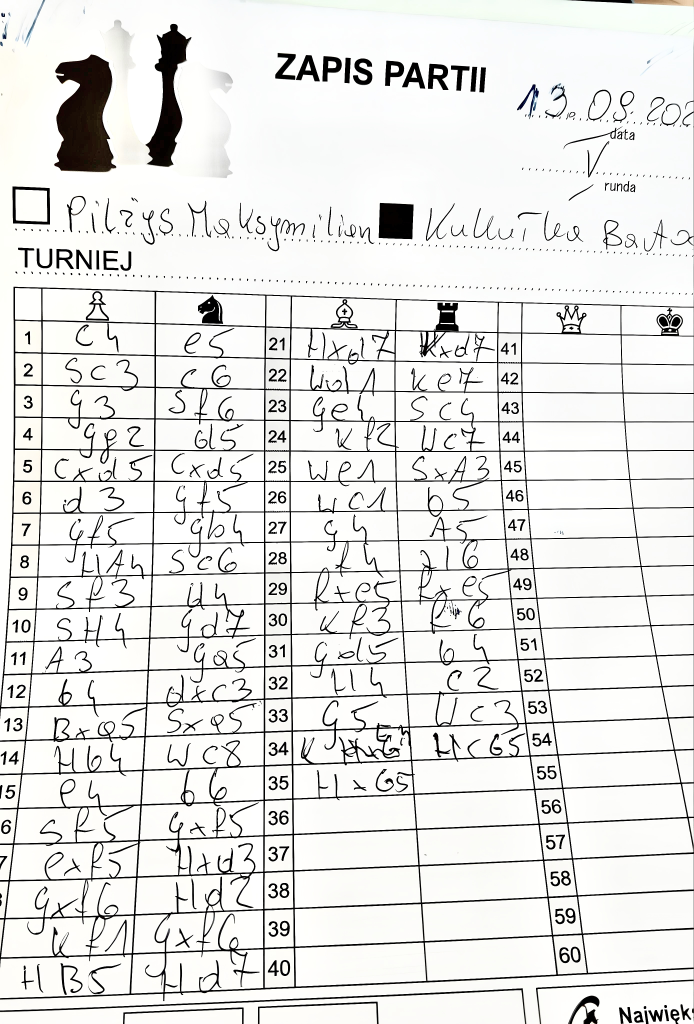
#> input picture tests/fixtures/ocr/sample_polish_handwritten_01.jpg, 2776 x 4094 px (shown at 1/4 size)
$ python -i preprocess.py   (imports and definitions only)
#> lines starting #> are read from the running program, lines starting #| are printed output that depends on the picture; after the words box and inside, x2 and y2 are one past the last pixel; in counts of white or black regions, pixels touching at a corner belong together
#> further down, picture is the input picture: PIL image 2776x4094 RGB; mean R, G, B 228.9, 228.9, 227.1
"""Image preprocessing for OCR.

The M3 multimodal model handles raw images well, but a few preprocessing
steps materially improve accuracy on handwritten Polish score sheets:
    - HEIC → RGB decode (pillow-heif)
    - Resize so the longest side is ≤ MAX_DIMENSION_px (default 2048) —
      M3 enforces a 10 MB upload cap and iPhone HEIC scans are routinely
      2-5 MB; without resize, the encoded PNG/quality JPEG blows past.
    - Light JPEG re-encoding (quality 90) for any input > 5 MB so we stay
      under M3's limit with comfortable headroom.

Heavy preprocessing (Otsu, morphological ops) was tested and DECREASED
M3 accuracy on handwritten sheets because it removed pencil-stroke
gradients that M3 uses for character disambiguation.

Opt-in enhancements (disabled by default, behind `rotation_strategy=`,
`contrast_strategy=`, `denoise_strategy=` parameters):
    - Multi-orientation: when a photo was taken with the camera held
      landscape + EXIF stripped, M3 reads sideways text and returns
      garbage. Detect the sheet rotation and (optionally) send M3 up to
      three orientation variants so its verifier picks the upright one.
    - CLAHE contrast: tile-based adaptive histogram equalisation.
      Preserves pen-stroke gradients (just stretches contrast locally)
      — should be safe for M3; on by opt-in only because the only test
      is "what does M3 actually do", and that varies.
    - Bilateral denoise: edge-preserving smoothing for noisy phone
      photos. Operates after CLAHE in the pipeline.
"""

from __future__ import annotations

import io
import math
from typing import Final, Literal

import numpy as np
from PIL import Image, ImageFilter, ImageOps


# Target longest-side pixel dimension after resize. 2048 preserves fine
# handwriting detail while keeping the encoded payload under M3's
# 10 MB upload cap (2048² RGBA ≈ 16 MB raw, JPEG q=90 ≈ 1-2 MB).
MAX_DIMENSION_PX: Final[int] = 2048

# JPEG quality for re-encoding when the image exceeds this size.
JPEG_QUALITY_THRESHOLD_BYTES: Final[int] = 5 * 1024 * 1024
JPEG_QUALITY: Final[int] = 90


# Public strategy type aliases.
RotationStrategy = Literal["off", "auto", "three"]
ContrastStrategy = Literal["off", "clahe"]
DenoiseStrategy = Literal["off", "bilateral"]


# Magic bytes for image format detection (kept here so callers don't need
# a separate import).
_MAGIC_BYTES_HEIC: tuple[bytes, ...] = (b"heic", b"heix", b"heim", b"heis", b"mif1")
_MAGIC_BYTES_JPEG: tuple[bytes, ...] = (b"\xff\xd8\xff",)
_MAGIC_BYTES_PNG: tuple[bytes, ...] = (b"\x89PNG\r\n\x1a\n",)
_MAGIC_BYTES_WEBP: tuple[bytes, ...] = (b"RIFF",)
_MAGIC_BYTES_GIF: tuple[bytes, ...] = (b"GIF87a", b"GIF89a")


# Detection tuning constants (used by _detect_best_orientation).
_TARGET_ASPECT: Final[float] = 1.4142  # A4 portrait
_ASPECT_TOL: Final[float] = 0.30
_BLUR_RADIUS: Final[int] = 3
_MIN_QUAD_AREA_FRAC: Final[float] = 0.06


# CLAHE defaults.
_CLAHE_TILE: Final[int] = 64
_CLAHE_CLIP_LIMIT: Final[float] = 2.0

# Bilateral defaults (applied at half-resolution for speed).
_BILATERAL_SIGMA_SPATIAL: Final[float] = 1.4
_BILATERAL_SIGMA_RANGE: Final[float] = 22.0


# -----------------------------------------------------------------------------
# Format detection (public)
# -----------------------------------------------------------------------------


# [136 lines left out: functions detect_image_format, decode_image_to_rgb, _pil_to_png_bytes, _decode_to_rgb_pil, _downscale_to_cap, _apply_optional_enhancements, not called in this run]


# -----------------------------------------------------------------------------
# Rotation detection (private — port from enhanced-png)
# -----------------------------------------------------------------------------


def _otsu_threshold(arr_u8: np.ndarray) -> int:
    """Otsu threshold (0..255) splitting darker from lighter pixels."""
    hist = np.bincount(arr_u8.ravel(), minlength=256).astype(np.float64)
    total = float(hist.sum())
    if total <= 0:
        return 127
    sum_total = float(np.dot(np.arange(256, dtype=np.float64), hist))
    w_b, sum_b, best_var, threshold = 0.0, 0.0, -1.0, 127
    for t in range(256):
        w_b += hist[t]
        if w_b == 0:
            continue
        w_f = total - w_b
        if w_f == 0:
            break
        sum_b += t * hist[t]
        mean_b = sum_b / w_b
        mean_f = (sum_total - sum_b) / w_f
        between = w_b * w_f * (mean_b - mean_f) ** 2
        if between > best_var:
            best_var = between
            threshold = t
    return int(threshold)


def _score_blob_aspect_fill(
    arr_u8: np.ndarray,
    bbox: tuple[int, int, int, int],
    image_area: float,
) -> float:
    """Combined aspect + fill + ink-density score for a candidate blob.

    The chess scoresheet is the load-bearing signal: A4 aspect AND dense
    ink (handwriting + grid lines, ~10 % of pixel area). Empty paper,
    wood tables and carpet get low ink scores and lose to a real sheet.
    """
    x0, y0, x1, y1 = bbox
    bw, bh = x1 - x0, y1 - y0
    if bw <= 0 or bh <= 0:
        return -1.0
    aspect = max(bw, bh) / min(bw, bh)
    aspect_err = abs(aspect - _TARGET_ASPECT) / _TARGET_ASPECT
    if aspect_err > _ASPECT_TOL:
        return -1.0
    area = bw * bh
    if area < image_area * _MIN_QUAD_AREA_FRAC:
        return -1.0
    h_img, w_img = arr_u8.shape
    crop = arr_u8[max(0, y0) : min(h_img, y1), max(0, x0) : min(w_img, x1)]
    if crop.size == 0:
        return -1.0
    ink = float((crop < 110).mean())
    # Sweet spot: 0.12 is typical for a scoresheet; fall off linearly to 0
    # within 0.25 either way. Off-target ink is the most useful single
    # signal that this blob ISN'T a scoresheet.
    ink_score = max(0.0, 1.0 - min(1.0, abs(ink - 0.12) / 0.25))
    aspect_score = 1.0 - aspect_err
    return aspect_score * (0.4 + 0.6 * ink_score)


def _detect_best_rotation(img: Image.Image) -> int:
    """Pick 0 / 90 / -90 degrees so the scoresheet appears upright.

    Brute-force small: downscale the image, threshold via Otsu, label
    the white components, score each by A4-aspect + ink-density, return
    the rotation whose best blob has the highest score. Falls back to 0
    when no orientation yields a candidate (low-contrast photo).
    """
    from scipy.ndimage import label as cc_label  # local import: heavy dep

    img_small = img
    if max(img.size) > 1200:
        scale = 1200 / max(img.size)
#> scale = 0.293
        img_small = img.resize(
            (max(1, int(img.size[0] * scale)), max(1, int(img.size[1] * scale))),
            Image.Resampling.LANCZOS,
        )
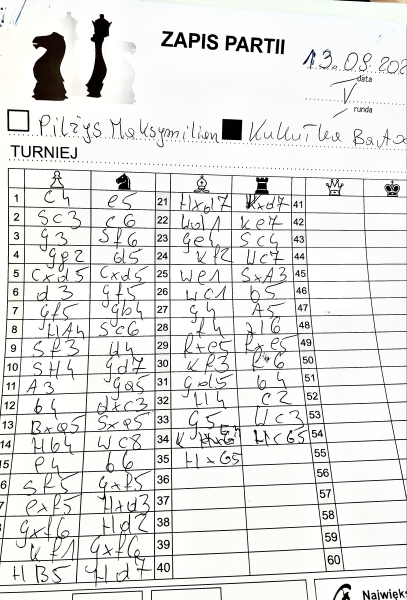
#> img_small: PIL image 813x1200 RGB (shown at 1/2 size); mean R, G, B 228.4, 228.4, 226.7

    rotations = (0, 90, -90)
    best_score = -1.0
    best_rot = 0
    image_area = float(img_small.size[1] * img_small.size[0])
#> image_area = 975600
    for rot in rotations:
        rotated = _rotate_image(img_small, rot)
        gray_u8 = np.asarray(rotated.convert("L"), dtype=np.uint8)
        blurred = np.asarray(
            Image.fromarray(gray_u8).filter(ImageFilter.GaussianBlur(_BLUR_RADIUS)),
            dtype=np.uint8,
        )
        thr = _otsu_threshold(blurred)
        white = blurred >= thr
        if int(white.sum()) < image_area * _MIN_QUAD_AREA_FRAC:
            continue
        structure = np.ones((3, 3), dtype=np.uint8)
        # scipy.ndimage.label's pyright stubs disagree with runtime on the
        # structure type; cast to Any to keep the static checker quiet.
        lab, n_labels = cc_label(white, structure=structure)  # pyright: ignore[reportGeneralTypeIssues]
        if n_labels == 0:
            continue
        counts = np.bincount(lab.ravel().astype(np.int64))
        counts[0] = 0
        if counts.size == 0 or counts.max() == 0:
            continue
        for label in np.argsort(-counts)[:5]:
            label = int(label)
            if label == 0:
                continue
            ys, xs = np.where(lab == label)
            if ys.size < 50:
                continue
            x0, x1 = int(xs.min()), int(xs.max()) + 1
            y0, y1 = int(ys.min()), int(ys.max()) + 1
            s = _score_blob_aspect_fill(blurred, (x0, y0, x1, y1), image_area)  # pyright: ignore[reportArgumentType]
            if s > best_score:
                best_score = s
                best_rot = rot
#> this loop made 3 passes
#> (sum_total in _otsu_threshold, n_labels) on passes 1 to 3: (222678757, 299), (222679688, 302), (222679688, 302)
#> pass 1, in _detect_best_rotation, `blurred = np.asarray( Image.fromarray(gray_u8).filter(ImageFilter.Gaus..`:
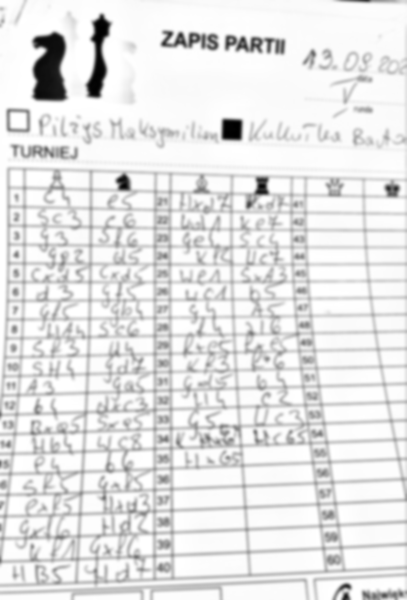
#> blurred: shape (1200, 813) (shown at 1/2 size); min 0, max 255, mean 228.2
#> pass 1, in _detect_best_rotation, `white = blurred >= thr`:
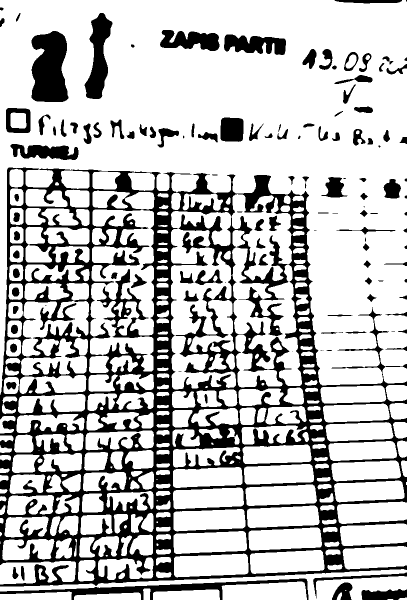
#> white: shape (1200, 813) bool (shown at 1/2 size); 75% white; 127 black regions (21 under 20 px), largest, box (x1, y1, x2, y2) and area: (0, 335, 813, 1173) 186771, (63, 62, 137, 204) 8441, (0, 1157, 617, 1200) 6116
#> pass 1, in _detect_best_rotation, `lab, n_labels = cc_label(white, structure=structure)`:
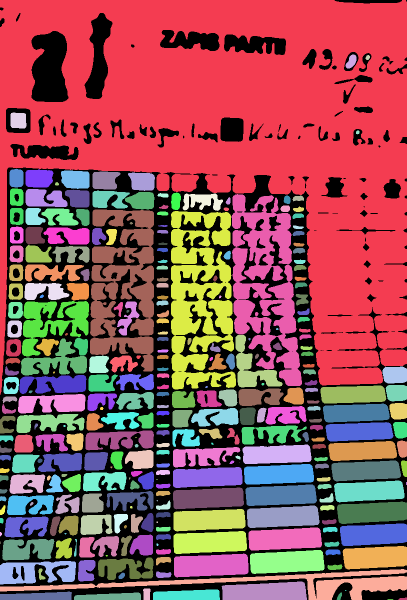
#> lab: shape (1200, 813) int32 (shown at 1/2 size); 300 distinct labels, from 0 to 299; one colour per label, 0 black
#> after the loop:
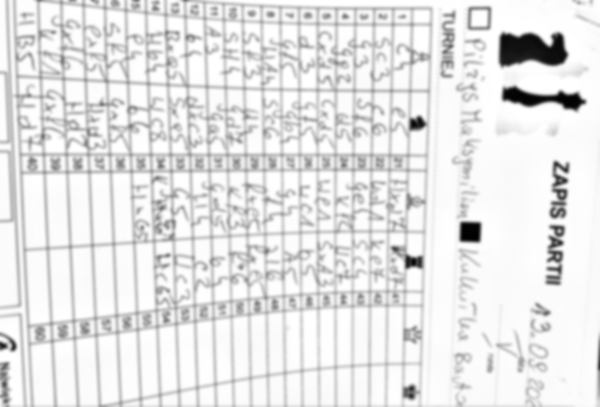
#> blurred: shape (813, 1200) (shown at 1/2 size); min 0, max 255, mean 228.2
#> after the loop:
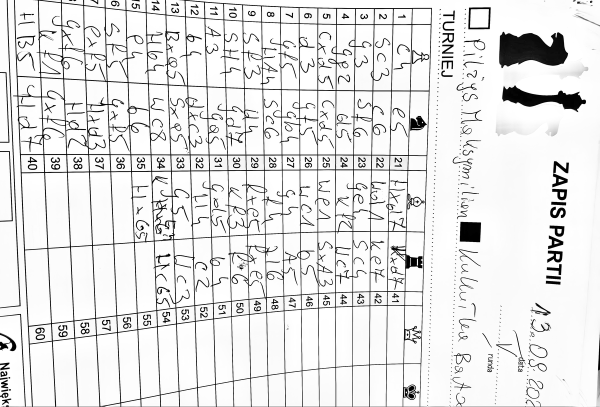
#> gray_u8: shape (813, 1200) (shown at 1/2 size); min 0, max 255, mean 228.3
#> after the loop:
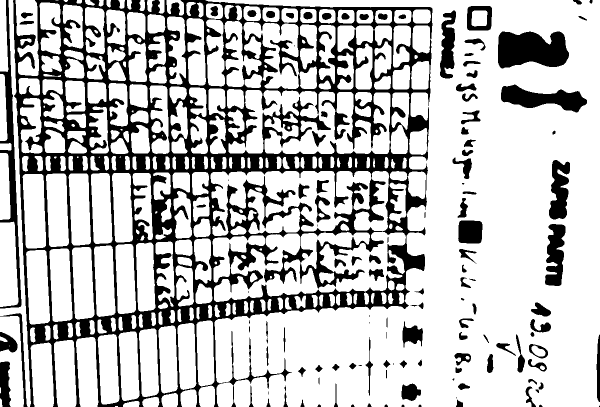
#> white: shape (813, 1200) bool (shown at 1/2 size); 75% white; 128 black regions (18 under 20 px), largest, box (x1, y1, x2, y2) and area: (26, 0, 865, 813) 186755, (996, 63, 1138, 137) 8445, (0, 0, 43, 617) 6115
#> after the loop, best_rot = 90; best_score = 0.562
    return best_rot


def _rotate_image(img: Image.Image, deg: int) -> Image.Image:
    """Rotate by ``deg`` (CCW) using PIL transpose when 90° multiple (faster), else .rotate()."""
    if deg % 360 == 0:
        return img
    # PIL < 10 used Image.ROTATE_90/ROTATE_270; PIL >= 10 uses Image.Transpose.ROTATE_90.
    transp = getattr(Image, "Transpose", None)
    if transp is not None:
        rotate_90 = getattr(transp, "ROTATE_90", None)
        rotate_270 = getattr(transp, "ROTATE_270", None)
        if deg == 90 and rotate_90 is not None:
            return img.transpose(rotate_90)  # pyright: ignore[reportArgumentType]
        if deg in (-90, 270) and rotate_270 is not None:
            return img.transpose(rotate_270)  # pyright: ignore[reportArgumentType]
    # PIL < 10 fallback (rare; the chess-ocr image uses 12+).
    legacy_90 = getattr(Image, "ROTATE_90", None)
    legacy_270 = getattr(Image, "ROTATE_270", None)
    if deg == 90 and legacy_90 is not None:
        return img.transpose(legacy_90)  # pyright: ignore[reportAttributeAccessIssue]
    if deg in (-90, 270) and legacy_270 is not None:
        return img.transpose(legacy_270)  # pyright: ignore[reportAttributeAccessIssue]
    return img.rotate(-deg, resample=Image.Resampling.BILINEAR, expand=True)


# -----------------------------------------------------------------------------
# CLAHE (private — port from enhanced-png)
# -----------------------------------------------------------------------------


# [103 lines left out: functions _apply_clahe, _apply_bilateral, not called in this run]

>>> from PIL import Image
>>> picture = Image.open('../../tests/fixtures/ocr/sample_polish_handwritten_01.jpg')
>>> result = _detect_best_rotation(picture)
#> result = 90
